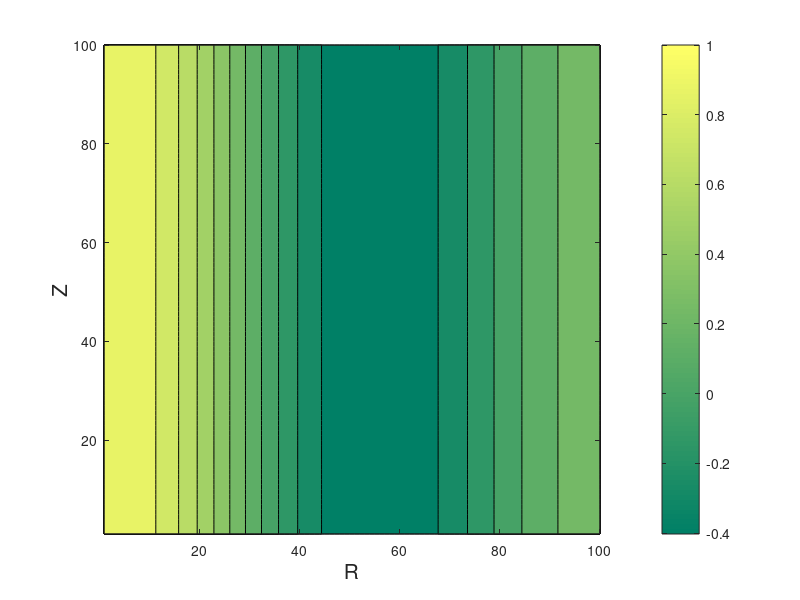
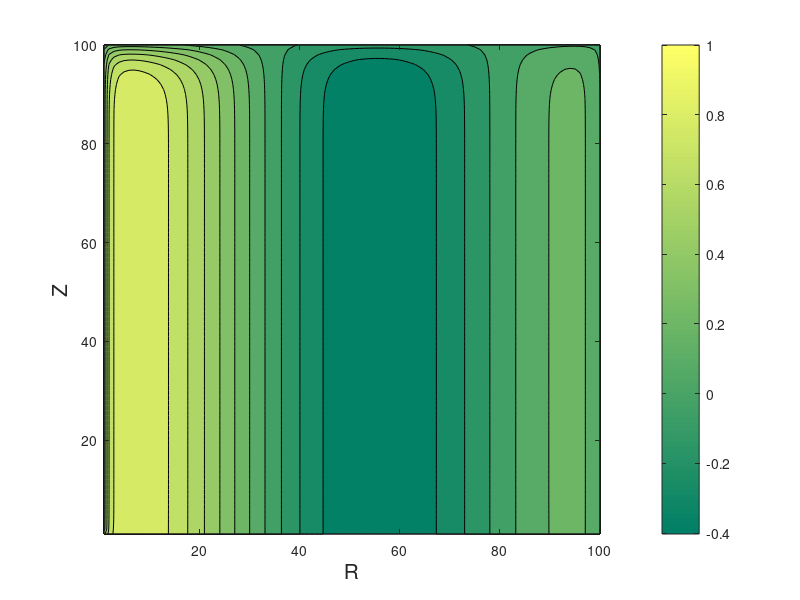
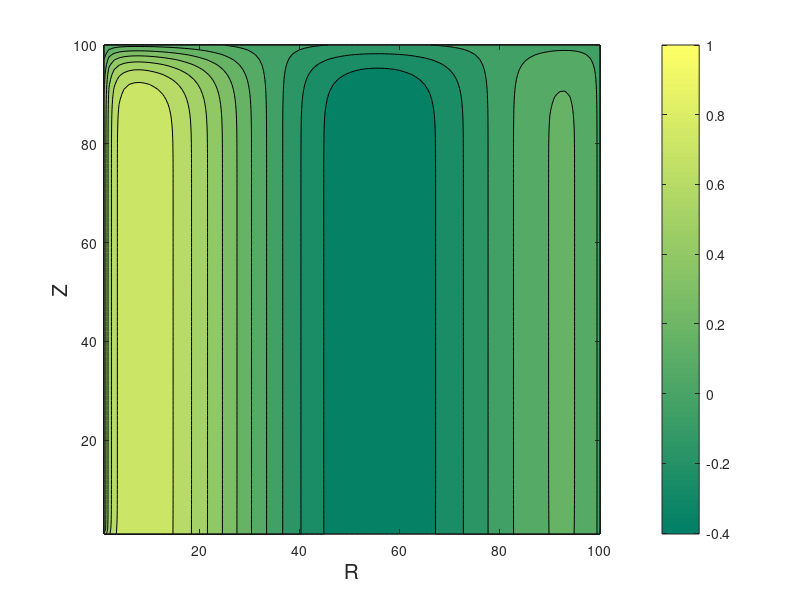
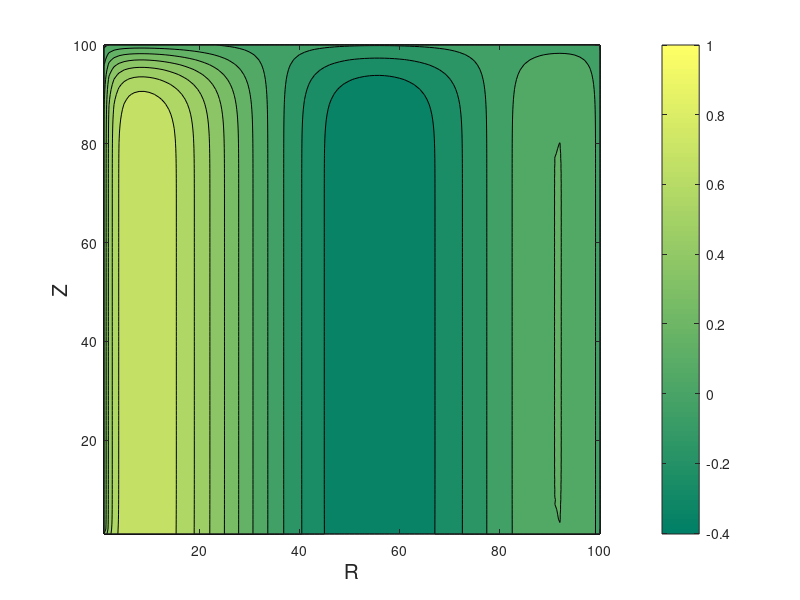

These charts were generated, in order, by the following MATLAB code:
a = csvread("numsol.csv");
xize = size(a)/100
xize = xize(1)
z = a(1:100,1:100);
m = min(min(z))
M = max(max(z))
n = 100;
cmap = colormap (summer (100));

for i=0:(xize-1)
j=100*i
z = a(j+1:j+100,1:100);
#z = a(201:300,1:100)*100;
#z = z - m;
#z = z / M;
#z = n * z;
figure(i+1);
##clf;
##image(z);
##colormap (summer (100));
##colorbar
##filename = sprintf("col%d.png",i)
##print(i+1,filename);
clf;
contourf(z);
caxis([m M]);
colormap(cmap);
colorbar
xlabel("R", "fontsize", 15);
ylabel("Z", "fontsize", 15);
filename = sprintf("con%d.png",i);
print(i+1,filename);
endfor

a = csvread("uniformity.csv");
image(a);
#caxis([m M]);
colormap(cmap);
colorbar
print -dpng uniformity.png